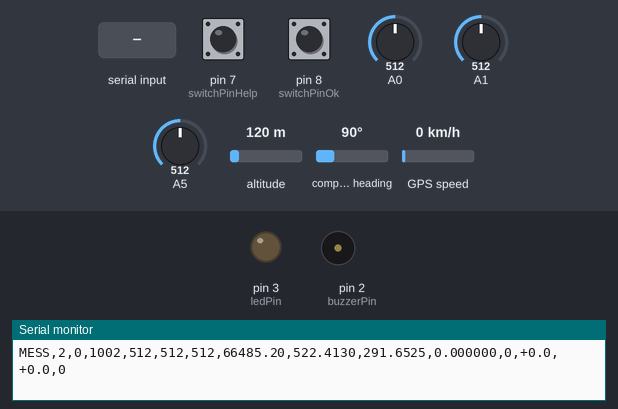
A sketch run on a simulated Arduino Uno, built for the host (arithmetic inside an expression is 32-bit, double 64-bit). Parts: output pins drawn as LEDs (lit = HIGH), buzzer (waves = sounding, pin HIGH), the last lines printed to the serial monitor. Dashed ring = blinking. The test bench sets the inputs (shaded band); at power-on: A1 = 512, pin 7 (switchPinHelp) HIGH, pin 8 (switchPinOk) HIGH, A0 = 512, A5 = 512, altitude 120 m, compass heading 90°, GPS speed 0 km/h. The GPS gets a fix after 3 s at 37.7749, -122.4194 with 8 satellites.

Above: at 1.2 s.
1.3 s: "1" received over Serial
At 2.13 s:
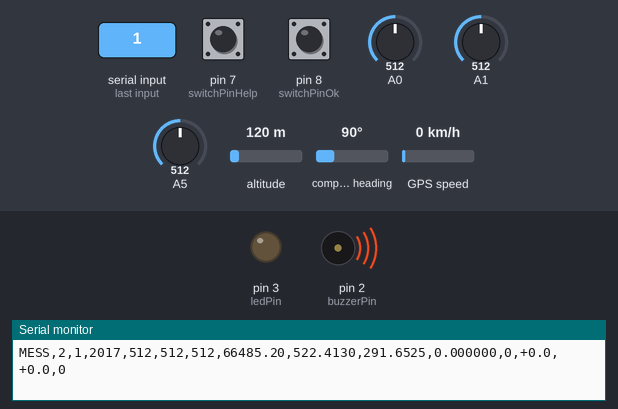
5.5 s: "1" received over Serial
At 6.14 s:
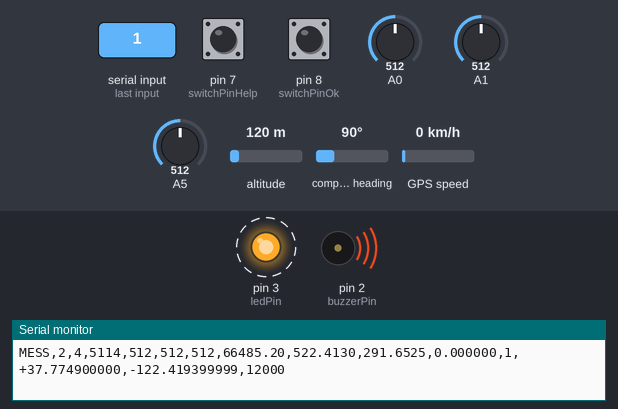
9.7 s: "b" received over Serial
At 10.14 s:
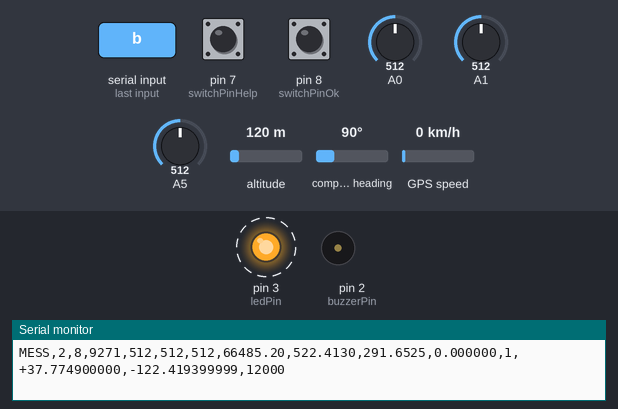
15.5 s: A1 set to 492
At 16.3 s:
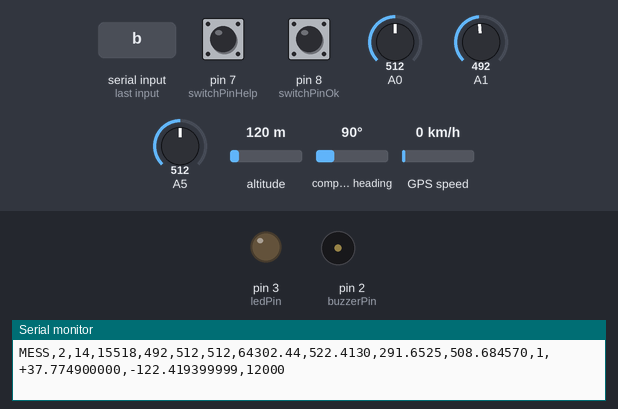
17.2 s: A1 set to 516
At 18.8 s:
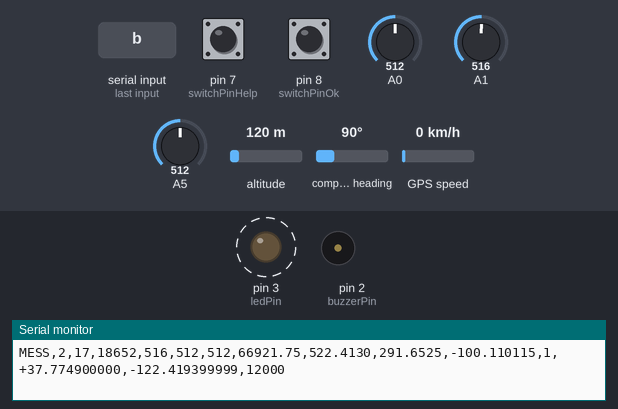
Timing chart, 0 to 22.4 s (numbered marks = the images above; inputs shaded):
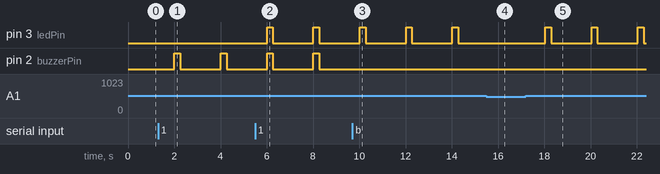

The sketch:

vacationpictures.ino
```cpp
#include "SoftwareSerial.h"
#include "TinyGPS++.h"

#define gpsRx 6
#define gpsTx 5
#define gpsBitrate 9600
SoftwareSerial ss(gpsTx, gpsRx);
TinyGPSPlus gps;
//TinyGPSCustom gpsValid(gps, "GPRMC", 2);

#define bitrate 9600  //Bitrate for the serial interface
#define vs 5.0        //Supply voltage
#define loopTime 1000 //Duration of one loop

//***** Sensor calibration *****

// NTC Temp sensor
#define r1 10000.0
const float a = 3.354016E-3;
const float b = 2.569850E-4;
const float c = 2.620131E-6;
const float d = 6.383091E-8;

// Pressure sensor
#define pressureSens 0.009
#define pressureOff 0.095
float prs;

// LM35DZ Temp sensor
#define tmpSens 0.01      //Sensitivity
#define tmpOff 0.0733138  //Offset

// Accelerometer
#define accSensMode true  //Accelerometer sensitivity mode. false: 1.5 g, true: 6 g
#define acc15 0.8         //Sensitivity at 1.5 g (from datasheet)
#define acc6 0.206        //Sensitivity at 6 g (from datasheet)
#define accXOff 1.61      //0 g outputs. Slightly wrong, since
#define accYOff 1.68      //the sensor is very hard to calibrate
#define accZOff 1.71      //due to the inconsistency of these values.

//***** Altitude calculation *****
#define tmpGrad -0.0065   //Temperature gradient
const float R = 287.06;   //Specific gas constant
const float g = 9.81;     //Gravitational acceleration

#define alertAltitude 100.0

#define ledPin 3              //Pin of LED
//#define ledPin2 10            //Pin of LED 2
#define ledDelayOn 250        //Blink delay of LED 1 in ms
#define ledDelayOff 1750      //Blink delay of LED 1 in ms
//#define ledDelayOn2 250       //Blink delay of LED 2 in ms
//#define ledDelayOff2Real 1750 //Blink delay of LED 2 in ms
bool ledToggle = false;       //If true, LED 1 will toggle when led() is called.
//bool ledToggle2 = false;      //If true, LED 2 will toggle when led2() is called.
bool ledOn = true;           //
//bool led2On = false;          //

#define buzzerPin 2           //Pin of buzzer
#define buzzerDelayOn 250
#define buzzerDelayOff 1750
bool buzzerToggle = false;
bool buzzerOn = true;

bool useLed = true;
//bool useLed2 = true;
bool useBuzzer = true;
bool forceAlert = false;
bool forceSilence = false;

#define switchPinHelp 7
#define switchPinOk 8

unsigned long counter = 0;    //Used to check how many times the program has run
bool calculate = true;        //Onboard calculations on/off
float alt = 0.0;
#define delimiter ','

void setup()
{
  Serial.begin(bitrate);
  ss.begin(gpsBitrate);
  pinMode(ledPin, OUTPUT);
  //pinMode(ledPin2, OUTPUT);
  pinMode(buzzerPin, OUTPUT);
  //analogWrite(buzzerPin, 255);
  pinMode(switchPinHelp, INPUT_PULLUP);
  pinMode(switchPinOk, INPUT_PULLUP);
  /*
  Serial.print("MESS,Status,Counter,Time / ms,Pressure,Temperature (LM35),Temperature (NTC),Acceleration X-axis,Acceleration Y-axis,");                                                                                                      //Heading row
  Serial.println("Acceleration Z-axis,Pressure / kPa,Temperature (LM35) / K,Temperature (NTC) / K,Acceleration X-axis / g,Acceleration Y-axis / g,Acceleration Z-axis / g,Altitude / m,GPS Valid,Latitude,Longitude,Altitude (GPS),Speed,Course");//for the output
  Serial.print("MESS,Status,Counter,Time / ms,Pressure,Temperature (LM35),Temperature (NTC),Acceleration X-axis,Acceleration Y-axis,");
  Serial.println("Acceleration Z-axis,GPS Valid,Latitude,Longitude,Altitude (GPS),Speed,Course");
  */
  //Serial.print("MESS,Status,Counter,Time / ms,Pressure,Temperature (LM35),Temperature (NTC),");                                                                                                      //Heading row
  //Serial.println("Pressure / kPa,Temperature (LM35) / K,Temperature (NTC) / K,Altitude / m,GPS Valid,Latitude,Longitude,Altitude (GPS),Speed,Course");//for the output
}

float bitToVolt(int n)  //Function to convert raw ADC-data (0-1023) to volt (from shield test)
{
  int raw = analogRead(n);
  float volt = (float)raw * vs / 1023;
  return volt;
}

float ntc()             //Function to calculate temperature in K
{
  float v = bitToVolt(0);
  float r = vs * r1 / v - r1;
  float t = 0.97806063 * (1.0 / (a + b * log(r / r1) + c * pow(log(r / r1), 2.0) + d * pow(log(r / r1), 3.0)));
  return t;
}

float pressure()        //Function to calculate pressure in Pa
{
  float v = bitToVolt(1);
  float p = 1.004833 * (((v / vs + pressureOff) / pressureSens) * 1000.0);
  return p;
}

float temp()            //Function to calculate temperature in K
{
  float v = bitToVolt(5);
  float tmp = (v - tmpOff) / tmpSens + 273.5 + 6;
  return tmp;
}

float accCalc(int axis) //Function to calculate acceleration in g
{
  float off, sens;
  switch (axis)
  {
    case 2:             //x-axis
      off = accXOff;
      break;
    case 3:             //y-axis
      off = accYOff;
      break;
    case 4:             //z-axis
      off = accZOff;
      break;
  }
  if (accSensMode)
  {
    sens = acc6;
  }
  else
  {
    sens = acc15;
  }
  float acc = (bitToVolt(axis) - off) / sens;
  return acc;
}

float altitude()        //Function to calculate altitude in m
{
  static float startTmp = temp();      //Measure start temperature
  static float startPrs = pressure();  //Measure start pressure
  float alt = (startTmp / tmpGrad) * (pow(prs / startPrs, -tmpGrad * R / g) - 1.0);
  return alt;
}

int switchRead()
{
  if (digitalRead(switchPinHelp) == LOW)
  {
    return 1;
  }
  else if (digitalRead(switchPinOk) == LOW)
  {
    return 0;
  }
  else
  {
    return 2;
  }
}

double accX = accCalc(2);
double accY = accCalc(3);
double accZ = accCalc(4);

double accCalcMagnitude()
{
  return sqrt(pow(accX, 2) + pow(accY, 2) + pow(accZ, 2));
}

int switchState = switchRead();

//unsigned long latitude = gps.location.rawLat().deg;// * 1000000000 + gps.location.rawLat().billionths;
//unsigned long longitude = gps.location.rawLng().deg;// * 1000000000 + gps.location.rawLng().billionths;

void printData()
{
  Serial.print("MESS");
  Serial.print(delimiter);
  Serial.print(switchState);
  Serial.print(delimiter);
  Serial.print(counter);
  Serial.print(delimiter);
  Serial.print(millis());
  Serial.print(delimiter);
  Serial.print(analogRead(1));
  Serial.print(delimiter);
  Serial.print(analogRead(5));
  Serial.print(delimiter);
  Serial.print(analogRead(0));
  Serial.print(delimiter);
  /*
  Serial.print(analogRead(2));
  Serial.print(delimiter);
  Serial.print(analogRead(3));
  Serial.print(delimiter);
  Serial.print(analogRead(4));
  Serial.print(delimiter);
  */
  if (calculate);
  {
    prs = pressure();
    Serial.print(prs);
    Serial.print(delimiter);
    Serial.print(temp(), 4);
    Serial.print(delimiter);
    Serial.print(ntc(), 4);
    Serial.print(delimiter);
    /*
    accX = accCalc(2);
    accY = accCalc(3);
    accZ = accCalc(4);
    Serial.print(accX);
    Serial.print(delimiter);
    Serial.print(accY);
    Serial.print(delimiter);
    Serial.print(accZ);
    Serial.print(delimiter);
    Serial.print(accCalcMagnitude());
    Serial.print(delimiter);
    */
    alt = altitude();
    Serial.print(alt, 6);
    Serial.print(delimiter);
  }
  while (ss.available() > 0)
  {
    gps.encode(ss.read());
  }
  Serial.print(gps.location.isValid());
  Serial.print(delimiter);
  //latitude = gps.location.rawLat().deg;// * 1000000000// + gps.location.rawLat().billionths;
  //longitude = gps.location.rawLng().deg;// * 1000000000// + gps.location.rawLng().billionths;
  Serial.print(gps.location.rawLat().negative ? '-' : '+');
  Serial.print(gps.location.rawLat().deg);
  Serial.print('.');
  Serial.print(gps.location.rawLat().billionths);
  //Serial.print(latitude * 1000000000 + gps.location.rawLat().billionths);
  Serial.print(delimiter);
  Serial.print(gps.location.rawLng().negative ? '-' : '+');
  Serial.print(gps.location.rawLng().deg);
  Serial.print('.');
  Serial.print(gps.location.rawLng().billionths);
  //Serial.print(longitude * 1000000000 + gps.location.rawLng().billionths);
  Serial.print(delimiter);
  Serial.println(gps.altitude.value());
  /*
  Serial.print(delimiter);
  Serial.print(gps.speed.value());
  Serial.print(delimiter);
  Serial.println(gps.course.value());
  */
}

void led()
{
  if (ledOn)
  {
    digitalWrite(ledPin, LOW);
    ledOn = false;
  }
  else
  {
    if (!forceSilence && useLed)
    {
      if (alt < alertAltitude || forceAlert)
        digitalWrite(ledPin, HIGH);
    }
    ledOn = true;
  }
  ledToggle = false;
}

/*
void led2()
{
  if (led2On)
  {
    digitalWrite(ledPin2, LOW);
    led2On = false;
  }
  else
  {
    if (!forceSilence)
    {
      if (useLed2)
      {
        if (alt < alertAltitude)
          digitalWrite(ledPin2, HIGH);
        else if (forceAlert)
          digitalWrite(ledPin2, HIGH);
      }
    }
    led2On = true;
  }
  ledToggle2 = false;
}
*/

void buzzer()
{
  if (buzzerOn)
  {
    digitalWrite(buzzerPin, LOW);
    buzzerOn = false;
  }
  else
  {
    if (!forceSilence && useBuzzer)
    {
      if (alt < alertAltitude || forceAlert)
        digitalWrite(buzzerPin, HIGH);
    }
    buzzerOn = true;
  }
  buzzerToggle = false;
}

void manual()
{
  while (Serial.available())
  {
    char rxChar = (char)Serial.read();
    switch (rxChar)
    {
      case '1':
        if (useLed)
          useLed = false;
        else
          useLed = true;
        break;
      /*
      case '2':
        if (useLed2)
          useLed2 = false;
        else
          useLed2 = true;
        break;
      */
      case 'b':
        if (useBuzzer)
          useBuzzer = false;
        else
          useBuzzer = true;
        break;
      case 't':
        if (forceAlert)
          forceAlert = false;
        else
          forceAlert = true;
        break;
      case 's':
        if (forceSilence)
          forceSilence = false;
        else
          forceSilence = true;
        break;
      case 'c':
        if (calculate)
          calculate = false;
        else
          calculate = true;
    }
  }
}

void loop()
{
  static unsigned long loopStart = 0;                                       //Determines whether data should be printed.
  static unsigned long ledStart = 0;                                       //Determines whether LED 1 state should change when altitude < 100.
  //static unsigned long ledStart2 = 0;                                       //Determines whether LED 2 state should change when altitude < 100.
  static unsigned long buzzerStart = 0;
  static unsigned long loopEnd = 0;                                         //Initialized as an arbitrary high value to make everything run the first time.
  //static unsigned long ledDelayOff2 = (ledDelayOn2 + ledDelayOff2Real) / 2; //This sets the first off delay so that the LEDs are in opposite phase.

  if (ledOn)                                //If LED is on…
  {
    if (loopEnd - ledStart > ledDelayOn)  //…and enough time has passed since it last toggled…
    {
      ledToggle = true;                     //…set ledToggle to true, which will make LED 1 toggle the next time led() is called.
      ledStart = millis();                 //Assign a new starting point to compare the loop end time with. This lets us know how long it's been since the LED toggle.
    }                                       //The following conditionals do the same thing, but check if LED 1 is off and if LED 2 is on or off. also buzzer
  }
  else
  {
    if (loopEnd - ledStart > ledDelayOff)
    {
      ledToggle = true;
      ledStart = millis();
    }
  }
  /*
  if (led2On)
  {
    if (loopEnd - ledStart2 > ledDelayOn2)
    {
      ledToggle2 = true;
      ledStart2 = millis();
    }
  }
  else
  {
    if (loopEnd - ledStart2 > ledDelayOff2)
    {
      ledToggle2 = true;
      ledStart2 = millis();
      ledDelayOff2 = ledDelayOff2Real;
    }
  }
  */
  if (buzzerOn)
  {
    if (loopEnd - buzzerStart > buzzerDelayOn)
    {
      buzzerToggle = true;
      buzzerStart = millis();
    }
  }
  else
  {
    if (loopEnd - buzzerStart > buzzerDelayOff)
    {
      buzzerToggle = true;
      buzzerStart = millis();
    }
  }

  switchState = switchRead();
  if (switchState != 2)
    forceSilence = true;

  manual();

  if (ledToggle)
    led();
  //if (ledToggle2)
    //led2();
  if (buzzerToggle)
    buzzer();

  if (loopEnd - loopStart > loopTime)
  {
    printData();
    counter++;
    loopStart = millis();
  }

  loopEnd = millis();
}
```

Measured:
- the behaviour switches between 508 and 509 on A1 (found by bisection; images 4 and 5)
- after the input at 1.3 s, pin 3 (ledPin): stops changing and stays LOW
- after the input at 5.5 s, pin 3 (ledPin): alternates HIGH for 0.25 s and LOW for 1.8 s, starting after 0.51 s
- after the input at 9.7 s, pin 2 (buzzerPin): stops changing and stays LOW
- after the input at 15.5 s, pin 3 (ledPin): stays LOW (without the input it goes to HIGH after 0.54 s)
- after the input at 17.2 s, pin 3 (ledPin): alternates HIGH for 0.25 s and LOW for 1.8 s, starting after 0.84 s
- by itself, pin 2 (buzzerPin): alternates HIGH for 0.25 s and LOW for 1.8 s
